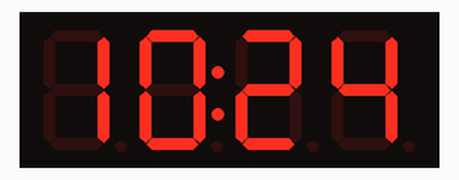
Bench run of a program on a simulated Raspberry Pi (BCM pin numbers). Shown: 4-digit seven-segment display. The clock reads 2024-03-15 10:24:30 at power-on unless the program sets it.

Above: at 0.1 s.
At 63.2 s:
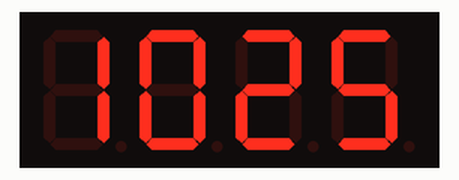
At 128.4 s:
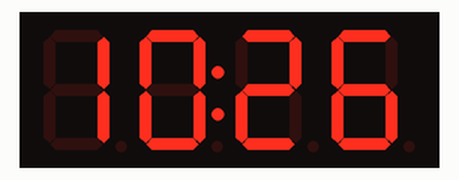

The program:

digital_time_showing.py
```python
# encoding:utf-8
import RPi.GPIO as GPIO
import time

GPIO.setwarnings(False)
GPIO.setmode(GPIO.BCM)
CLK = 20  # 时钟引脚
DIO = 21  # 数据引脚
segdata = [0x3f, 0x06, 0x5b, 0x4f, 0x66, 0x6d, 0x7d, 0x07, 0x7f, 0x6f]  # 0-9
segdatadp = [0xbf, 0x86, 0xdb, 0xcf, 0xe6, 0xed, 0xfd, 0x87, 0xff, 0xef]  # 带小数点的0-9


# 发送起始位，时钟为高的时候，数据线需要一个高低的跳变
def tm1637_start():
    GPIO.output(CLK, 1)
    GPIO.output(DIO, 1)
    GPIO.output(DIO, 0)
    GPIO.output(CLK, 0)


# 发送停止位，数据线拉低，时钟线由低到高的跳变，产生一个停止信号给TM1637
def tm1637_stop():
    GPIO.output(DIO, 0)
    GPIO.output(CLK, 0)
    GPIO.output(CLK, 1)
    GPIO.output(DIO, 1)


# 写位
def write_bit(bit):
    GPIO.output(CLK, 0)
    if bit:
        GPIO.output(DIO, 1)
    else:
        GPIO.output(DIO, 0)
    GPIO.output(CLK, 1)


# 写字节（8个二进制位的发送）
def write_byte(data):
    for i in range(8):
        write_bit((data >> i) & 0x01)
    GPIO.output(CLK, 0)
    GPIO.output(DIO, 1)
    GPIO.output(CLK, 1)
    GPIO.setup(DIO, GPIO.IN)
    while GPIO.input(DIO):
        pass
    GPIO.setup(DIO, GPIO.OUT)


# 写命令，写命令只有一个参数，就是命令本身
def write_command(cmd):
    tm1637_start()
    write_byte(cmd)
    tm1637_stop()


# 写数据，两个参数，第一个参数数据写入的位置，第二个参数要写入的数据内容
def write_data(addr, data):
    tm1637_start()
    write_byte(addr)
    write_byte(data)
    tm1637_stop()


# 显示时间：时分
def time_display(hour_shi, hour_ge, min_shi, min_ge, f_dp):
    write_command(0x40)  # 写数据
    write_command(0x44)  # 固定地址
    write_data(0xc0, segdata[int(hour_shi)])  # 时的十位
    if f_dp:
        write_data(0xc1, segdatadp[int(hour_ge)])  # 时的个位，带小数点
    else:
        write_data(0xc1, segdata[int(hour_ge)])  # 分的十位
    write_data(0xc2, segdata[int(min_shi)])  # 分的个位
    write_data(0xc3, segdata[int(min_ge)])  # 分的个位
    write_command(0x88)  # 显示开


def tm1637_init():
    GPIO.setup(CLK, GPIO.OUT)
    GPIO.setup(DIO, GPIO.OUT)


# main函数
if __name__ == '__main__':
    tm1637_init()  # 初始化数码管
    while True:
        now_time = time.localtime(time.time())  # 获取当前时间
        hour_shi = now_time.tm_hour // 10  # 时的十位
        hour_ge = now_time.tm_hour % 10  # 时的个位
        min_shi = now_time.tm_min // 10  # 分的十位
        min_ge = now_time.tm_min % 10  # 分的个位
        second = now_time.tm_sec
        dp_flag = second % 2 == 0  # 判断奇偶性
        time_display(hour_shi, hour_ge, min_shi, min_ge, dp_flag)
        time.sleep(1)  # 每秒更新一次数码管显示
```
